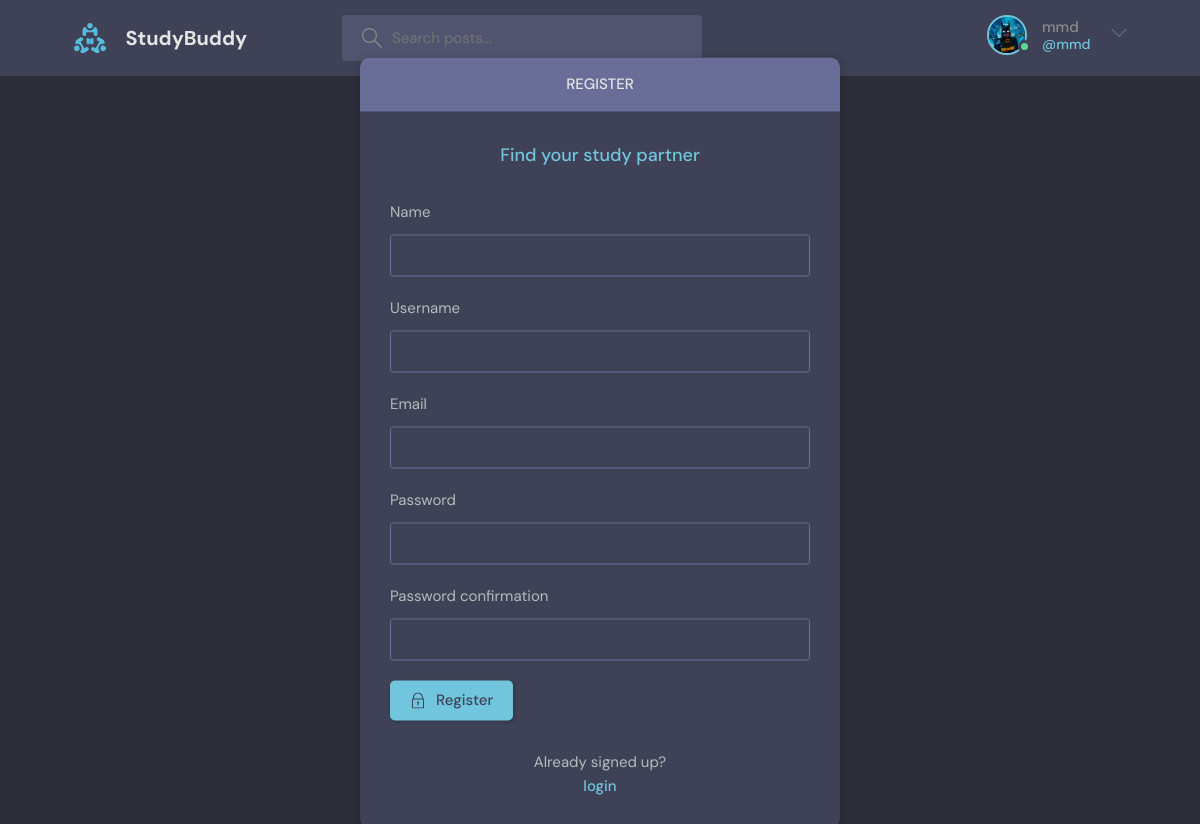
Page /register/ (signed in) on the committed database.
### base/models.py (models this page shows)
class User(AbstractUser):
    name = models.CharField(max_length=200, null=True)
    email = models.EmailField(unique=True, null=True)
    bio = models.TextField(null=True)
    avatar = models.ImageField(null=True, default='avatar.svg')
    USERNAME_FIELD = 'email'
    REQUIRED_FIELDS = []

### base/views.py (the view, shortened to what this page needs)
# urls.py: path('register/', views.registerPage, name='register'),
def registerPage(request):
    page = 'register'
    form = MyUserCreationForm()
    return render(request, 'base/login_register.html', {'page': page, 'form': form})

### base/forms.py
class MyUserCreationForm(UserCreationForm):
    class Meta:
        model = User
        fields = ['name', 'username', 'email', 'password1', 'password2']

### base/templates/base/login_register.html (shortened to what this page needs)
{% extends 'main.html' %}
{% block content %}
{% if page  == 'login' %}
    <main class="auth layout">
      <div class="container">
        <div class="layout__box">
          <div class="layout__boxHeader">
            <div class="layout__boxTitle">
              <h3>Login</h3>
            </div>
          </div>
          <div class="layout__body">
            <h2 class="auth__tagline">Find your study partner</h2>
            <form class="form" method="POST">
              {% csrf_token %}
              <div class="form__group form__group">
                <label>Username</label>
                <input name="username" type="text" placeholder="e.g. dennis_ivy" />
              </div>
              <div class="form__group">
                <label>Password</label>
                <input name="password" type="password" placeholder="&bull;&bull;&bull;&bull;&bull;&bull;&bull;&bull;"/>
              </div>
              <button class="btn btn--main" type="submit">
                <svg
                  version="1.1"
                  xmlns="http://www.w3.org/2000/svg"
                  width="32"
                  height="32"
                  viewBox="0 0 32 32"
                >
                  <title>lock</title>
                  <path
                    d="M27 12h-1v-2c0-5.514-4.486-10-10-10s-10 4.486-10 10v2h-1c-0.553 0-1 0.447-1 1v18c0 0.553 0.447 1 1 1h22c0.553 0 1-0.447 1-1v-18c0-0.553-0.447-1-1-1zM8 10c0-4.411 3.589-8 8-8s8 3.589 8 8v2h-16v-2zM26 30h-20v-16h20v16z"
                  ></path>
                  <path
                    d="M15 21.694v4.306h2v-4.306c0.587-0.348 1-0.961 1-1.694 0-1.105-0.895-2-2-2s-2 0.895-2 2c0 0.732 0.413 1.345 1 1.694z"
                  ></path>
                </svg>
                Login
              </button>
            </form>
            <div class="auth__action">
              <p>Haven't signed up yet?</p>
              <a href="{% url 'register' %}" class="btn btn--link">Sign Up</a>
            </div>
          </div>
        </div>
      </div>
    </main>
{% else %}
<main class="auth layout">
      <div class="container">
        <div class="layout__box">
          <div class="layout__boxHeader">
            <div class="layout__boxTitle">
              <h3>Register</h3>
            </div>
          </div>
          <div class="layout__body">
            <h2 class="auth__tagline">Find your study partner</h2>
            <form class="form" method="POST">
              {% for field in form %}
              <div class="form__group form__group">
                <label>{{field.label}}</label>
                {{field}}
              </div>
              {% endfor %}
              <button class="btn btn--main" type="submit">
                Register
              </button>
            </form>
            <div class="auth__action">
              <p>Already signed up?</p>
              <a href="{% url 'login' %}" class="btn btn--link">login</a>
            </div>
          </div>
        </div>
      </div>
    </main>
{% endif %}
{% endblock %}

### templates/main.html (shortened to what this page needs)
<!DOCTYPE html>
{% load static %}
<html lang="en">
<head>
    <link rel="stylesheet" href="{% static 'style/style.css' %}"/>
    <link rel="stylesheet" href="{% static 'style/main.css' %}"/>
</head>
<body>
<header class="header header--loggedIn">
    <div class="container">
        <a href="{% url 'home' %}" class="header__logo">
            <img src="{% static 'images/logo.svg' %}"/>
            <h1>StudyBuddy</h1>
        </a>
        <form method="GET" action="{% url 'home' %}" class="header__search">
            <label>
                <input name="q" placeholder="Search posts..."/>
            </label>
        </form>
        <nav class="header__menu">
            {% if request.user.is_authenticated %}
            <div class="header__user">
                <a href="{% url 'user-profile' user.id %}">
                    <div class="avatar avatar--medium active">
                        <img src="{{ user.avatar.url }}"/>
                    </div>
                    <p>{{request.user.username}} <span>@{{request.user.username}}</span></p>
                </a>
                <button class="dropdown-button">
                    <svg version="1.1" xmlns="http://www.w3.org/2000/svg" width="32" height="32" viewBox="0 0 32 32">
                        <title>chevron-down</title>
                        <path d="M16 21l-13-13h-3l16 16 16-16h-3l-13 13z"></path>
                    </svg>
                </button>
            </div>
            {% else %}
            <a href="{% url 'login' %}">
              <img src="{% static 'images/avatar.svg' %}" />
              <p>Login</p>
            </a>
            {% endif %}
        </nav>
    </div>
</header>
{% block content %}
{% endblock %}
</body>
</html>

### rows in the picture
User: avatar (picture), user.username "mmd"

### other values in the picture
{{ field.label }} "Name" "Username" "Email" "Password" "Password confirmation"
